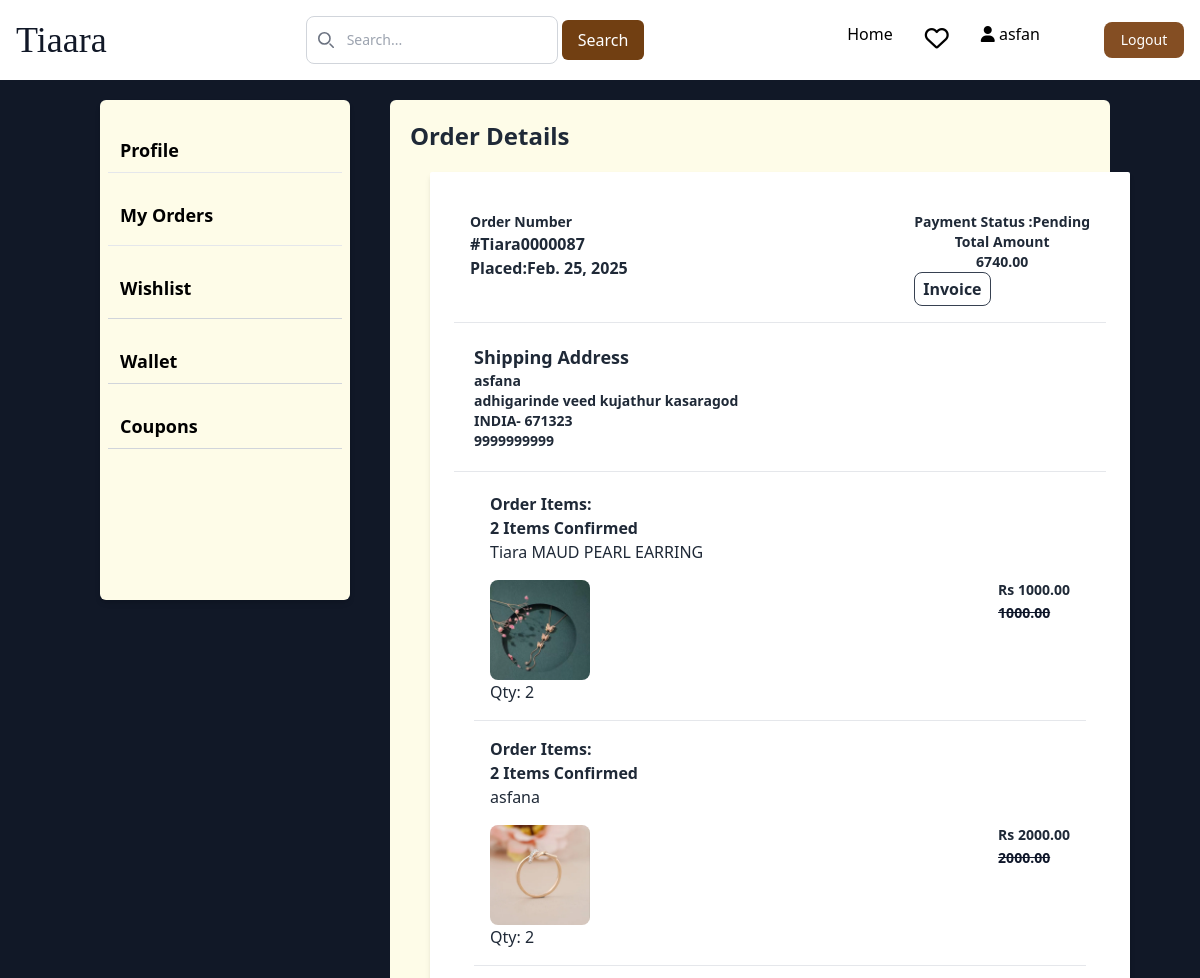
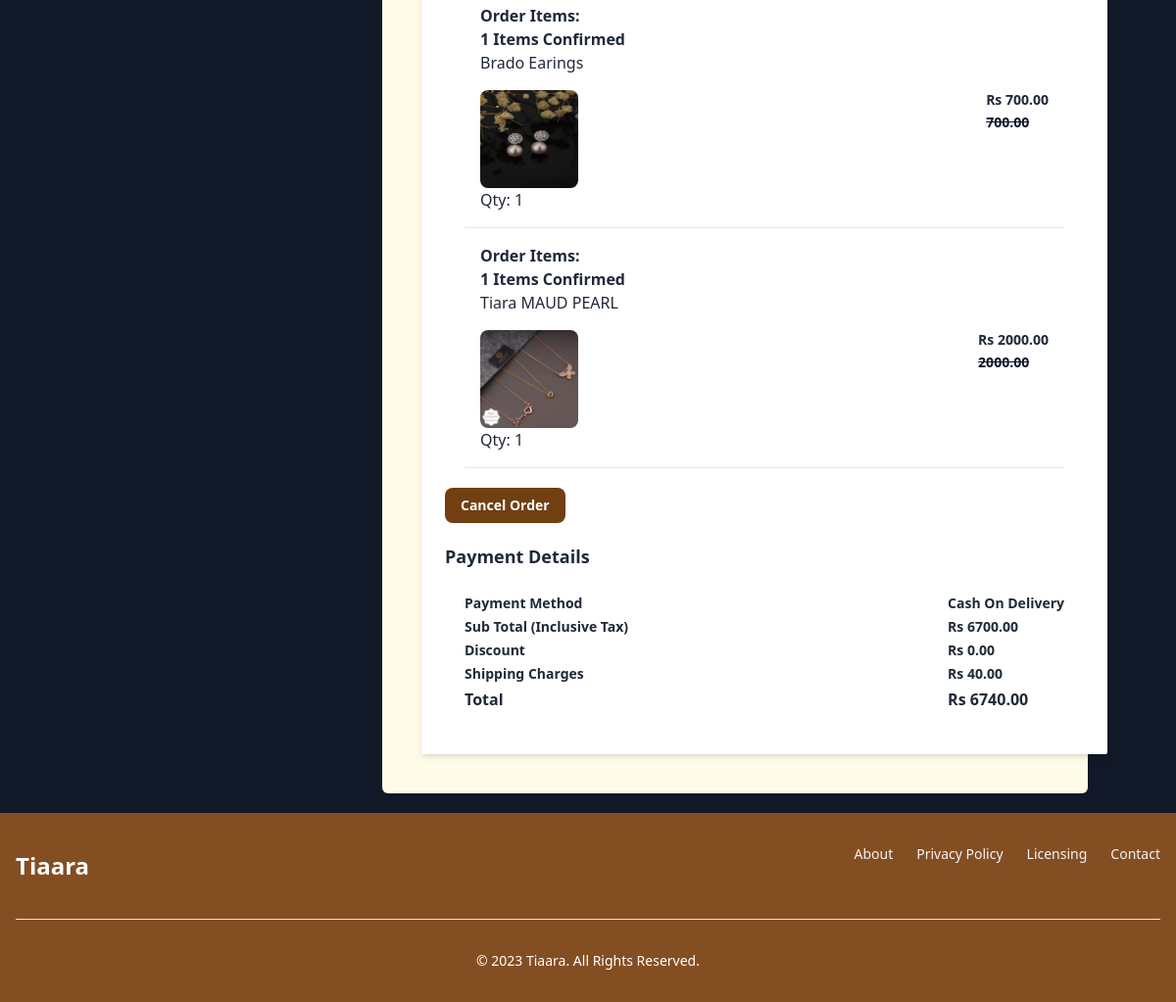
/userdetails/order_details/87/ (signed in), run on the app's committed database (2 pictures, top to bottom).
### authentication/models.py (models this page shows, shortened)
class Custom_user(AbstractBaseUser, PermissionsMixin):
    email = models.EmailField(unique=True)
    password = models.CharField(max_length=50)
    otp = models.IntegerField(default=0000)
    otp_created_at = models.DateTimeField(auto_now=True)
    otp_expiry = models.DurationField(default=timezone.timedelta(minutes=1))
    is_active = models.BooleanField(default=True)
    is_verified = models.BooleanField(default=False)
    created_date = models.DateField(auto_now_add=True)
    name = models.CharField(max_length=50)
    date_of_birth = models.CharField(max_length=50)
    phone_Number = models.CharField(max_length=10)
    address = models.TextField()
    gender = models.CharField(max_length=10)
    is_staff = models.BooleanField(default=False)
    pro_pic = models.ImageField(upload_to="User/image/User")
    referal_code = models.CharField(max_length=12, unique=True, blank=True, null=True)
    USERNAME_FIELD = 'email'
    objects = CustomUserManager()

### cart/models.py (models this page shows, shortened)
class Order(models.Model):
    user = models.ForeignKey(Custom_user, on_delete=models.CASCADE, related_name='orders')
    shipping_address = models.ForeignKey(Shipping_address, null=True, blank=True, on_delete=models.SET_NULL, related_name='orders')
    variant= models.ManyToManyField(Variant,through='OrderItem')
    order_date=models.DateField(auto_now=True)
    total_amount=models.DecimalField(max_digits=10,decimal_places=2)
    shipping_charge=models.DecimalField(default=40, max_digits=10,decimal_places=2)
    discount=models.DecimalField(default=0, max_digits=10,decimal_places=2)
    Grand_total=models.DecimalField(default=0, max_digits=10,decimal_places=2)
    quantity = models.PositiveIntegerField(default=1)
    payment_status_choices=[(1,'Completed'),
                            (2, 'Failure'),
                            (3,'Pending'),
                            ]
    payment_status=models.IntegerField(choices=payment_status_choices, default=3)
    ORDER_STATUS_CHOICES = [
        ('Confirmed', 'Confirmed'),
        ('Shipped', 'Shipped'),
        ('Cancelled', 'Cancelled'),
        ('Delivered', 'Delivered'),
    ]
    status = models.CharField(max_length=20, choices=ORDER_STATUS_CHOICES, default='confirmed')
    payment_method_choices=[
        ('COD','Cash On Delivery'),
        ('Online Payment','Online Payment'),
    ]
    payment_method = models.CharField(max_length=50,default=None)

class Shipping_address(models.Model):
    full_name=models.CharField(max_length=50, null=True, blank=True)
    address=models.TextField(null=True, blank=True)
    city=models.CharField(max_length=50,null=True, blank=True)
    country=models.CharField(max_length=50, null=True, blank=True)
    pincode=models.IntegerField(null=True, blank=True)
    phone_No=models.IntegerField(null=True, blank=True)

class OrderItem(models.Model):
    order = models.ForeignKey(Order, on_delete=models.CASCADE,related_name='orders')
    variant = models.ForeignKey(Variant, on_delete=models.CASCADE, related_name='orders')
    quantity = models.PositiveIntegerField(default=1)
    product_price=models.DecimalField(default=0, max_digits=10,decimal_places=2)

### adminapp/models.py (models this page shows, shortened)
class Variant(models.Model):
    color=models.CharField(max_length=50, default="None")
    product=models.ForeignKey(Product, on_delete=models.CASCADE, related_name='variants')
    price = models.DecimalField(default=0, max_digits=7, decimal_places=2)
    stock=models.IntegerField(default=0)
    img1=models.ImageField(upload_to='product_images',blank=True)
    img2=models.ImageField(upload_to='product_images',blank=True)
    img3=models.ImageField(upload_to='product_images',blank=True)
    img4=models.ImageField(upload_to='product_images',blank=True)
    active=models.BooleanField(default=True)
    discount_price = models.DecimalField(default=0, max_digits=7, decimal_places=2)

class Product(models.Model):
    productname=models.CharField(max_length=50)
    category=models.ForeignKey(Category,on_delete=models.CASCADE)
    details=models.CharField(max_length=100, default='None')
    description=models.TextField()
    active = models.BooleanField(null=True, blank=True)
    offer = models.ForeignKey(ProductOffer, on_delete=models.SET_NULL, null=True, blank=True)

### userdetails/views.py (the view)
# urls.py: path('order_details/<int:order_id>/', views.order_details, name="order_details"),
@login_required(login_url='login')
def order_details(request,order_id):
    order=Order.objects.get(id=order_id)
    return render(request, 'user/order_details.html',{'order':order})

### templates/user/order_details.html (shortened to what this page needs)
  {% extends 'base.html' %}
  {% block content %}
  {% include 'profile.html' %}
  <div class="bg-yellow-50 w-3/4 h-auto m-5 rounded-md text-gray-800" style="width:60%">
      {% if order %}
          <div class="flex flex-col m-5">
            <h1 class="text-2xl font-semibold ">Order Details</h1>
            <div class=" rounded-sm bg-white p-6 shadow-md m-5 " style="width:700px;">
              <div class="m-4 flex justify-between">
                <div>
                    <p class="text-sm font-semibold">Order Number</p>
                    <p class="text-md font-semibold">#Tiara00000{{ order.id }}</p>
                    <p class="text-md font-semibold">Placed:{{ order.order_date }}</p>
                </div>
                <div>
                    <p class="text-sm font-semibold text-center">Payment Status :{{ order.get_payment_status_display }}</p>
                    <p class="text-sm font-semibold text-center">Total Amount <br>{{ order.Grand_total }}</p>
                    <div class="">
                    <button class="px-2 py-1 border border-gray-700 text-center rounded-lg font-semibold "><a href="{% url 'invoice' order.id %}" target="_blank"> Invoice</a></button>
                    </div>
                </div>
            </div>
            <hr>
            <div class="m-5  ">
            <p class="text-lg font-semibold ">Shipping Address</p>
              <p class="text-sm font-semibold">{{order.shipping_address.full_name}}</p>
              <p class="text-sm font-semibold">{{order.shipping_address.address}}  {{order.shipping_address.city }}</p>
              <p class="text-sm font-semibold">{{order.shipping_address.country}}- {{order.shipping_address.pincode}}</p>
              <p class="text-sm font-semibold">{{order.shipping_address.phone_No}}</p>
          </div>
          <hr>
          <div class="m-5 ">
            {% for order_item in order.orders.all %}
            <div class="m-4 flex justify-between">
              <div>
            <p class="text-md font-semibold ">Order Items:</p>
            <div>
              {% if order.status == 'confirmed' %}
                  <p class="text-md font-semibold">{{ order_item.quantity }} Items Confirmed</p>
              {% elif order.status == 'cancelled' %}
                  <p class="text-md font-semibold">{{ order_item.quantity }} Items Cancelled</p>
              {% elif order.status == 'shipped' %}
                  <p class="text-md font-semibold">{{ order_item.quantity }} Items Shipped</p>
              {% elif order.status == 'delivered' %}
                  <p class="text-md font-semibold">{{ order_item.quantity }} Items Delivered</p>
              {% endif %}
                        <p> {{ order_item.variant.product.productname }}</p>
                      </div>
                   </div>
                  </div>
                        <div class="m-4 flex justify-between">
                          <div>
                        <img src="{{ order_item.variant.img1.url }}" alt="product-image" class="rounded-lg sm:w-40" style="height:100px; width:100px;" />
                        <p>Qty: {{ order_item.quantity }}</p>
                      </div>
                      <div>
                        <p class=" text-sm font-semibold text-center">Rs {{order_item.variant.discount_price}}</p>
                        <span class="text-sm font-semibold text-slate-900 line-through text-center">{{ order_item.variant.price }}</span>
                      </div>
                    </div>
                    <hr>
                    {% endfor %}
                    </div>
                    <div>
                      <form method="post" action="{% url 'cancel_order' order.id %}">
                        {% if order.status != 'cancelled' and order.status != 'delivered' %}
                            <button class="bg-yellow-900 px-4 py-2 rounded-lg text-white text-sm font-semibold items-center">Cancel Order</button>
                        {% endif %}
                    </form>
                  </div>
              <p class="text-lg font-semibold mt-5 ">Payment Details</p>
              <div class="flex justify-between">
              <div class="m-5">
              <p class="text-sm font-semibold mt-1">Payment Method</p>
              <p class="text-sm font-semibold mt-1">Sub Total (Inclusive Tax)</p>
              <p class="text-sm font-semibold mt-1">Discount</p>
              <p class="text-sm font-semibold mt-1">Shipping Charges</p>
              <p class="text-md font-semibold mt-1">Total</p>
            </div>
            <div class="m-5">
              <p class="text-sm font-semibold mt-1">{{order.payment_method}}</p>
              <p class="text-sm font-semibold mt-1">Rs {{order.total_amount}}</p>
              <p class="text-sm font-semibold mt-1">Rs {{order.discount}}</p>
              <p class="text-sm font-semibold mt-1">Rs {{order.shipping_charge}}</p>
              <p class="text-md font-semibold mt-1">Rs {{order.Grand_total}}</p>
            </div>
            </div>
            </div>
          </div>
          </div>
      {% endif %}
    </div>
{% endblock %}

### templates/base.html (shortened to what this page needs)
{% load static %}
<!DOCTYPE html>
<head>
  <link rel="stylesheet" href="{% static 'css/styles.css' %}">
  <script src="https://cdn.tailwindcss.com"></script>
  <link href="https://cdnjs.cloudflare.com/ajax/libs/flowbite/2.2.0/flowbite.min.css" rel="stylesheet" />
  <link rel="stylesheet" href="https://cdnjs.cloudflare.com/ajax/libs/font-awesome/6.4.2/css/all.min.css">
 <link rel="stylesheet" href="https://cdnjs.cloudflare.com/ajax/libs/remixicon/3.5.0/remixicon.css"
 />
</head>
<body>
  <div style=" display: flex; flex-direction: column;">
</body>
<nav class=" bg-white ">
  <div class="max-w-screen-xl flex flex-wrap items-center justify-between mx-auto p-4">
    <a href="{% url 'home' %}" class="flex items-center space-x-3 rtl:space-x-reverse">
      <h1 class="font-serif self-center text-4xl text-gray-900 font-medium  ">Tiaara</h1>
    </a>
    <div class="relative hidden md:block">
      <div class="absolute inset-y-0 start-0 flex items-center ps-3 pointer-events-none">
      </div>
      <form method="POST" action="{% url 'search' %}">
        <div class="flex">
      <input type="text" id="search" name="search"
        class="block w-full p-2 ps-10 text-sm text-gray-900 border border-gray-300 rounded-lg bg-white  "
        placeholder="Search...">
        <button class="px-4 py-2 m-1 bg-yellow-900 text-white rounded-md" type="submit">Search</button>
        </form>
      </div>
    </div>
    <div class="hidden w-full md:block md:w-auto" id="navbar-solid-bg">
      <ul
        class="flex flex-col font-medium mt-4 rounded-lg bg-gray-50 md:space-x-8 rtl:space-x-reverse md:flex-row md:mt-0 md:border-0 md:bg-transparent dark:bg-gray-800 md:dark:bg-transparent dark:border-gray-700">
        <li>
          <a href="{% url 'home' %}"
            class="block py-2 px-3 md:p-0 text-black bg-black-700 rounded md:bg-transparent md:text-black-700 md:dark:text-black-500 dark:bg-brown-600 md:dark:bg-transparent text-brown"
            aria-current="page">Home</a>
        </li>
        {% if request.user.is_authenticated %}
        <li>
          <a href="{% url 'wishlist' %}">
            <i class="fa-regular fa-heart text-2xl relative">
            </i></a>
        </li>
      <li>
        <a href="{% url 'profile' %}"><i class="fa-solid fa-user fa-3xl"></i>
        <span>{{ request.user.name }}</span></a>
      </li>
        <li>
          <button type="button"
            class="text-white bg-[#844E23] w-20  focus:ring-4 focus:outline-none  font-medium rounded-lg text-sm px-4 py-2 text-center "><a
              href="{% url 'logout' %}" onclick="return confirm('Are you sure you want to Logout?')">Logout</a>
            </button>
        </li>
        {% endif %}
      </ul>
    </div>
</nav>
<div class=""  style="">
  {% block content %}
  {% endblock content %}
</div>
  <footer class="bg-[#844E23] ">
    <div class="w-full max-w-screen-xl mx-auto p-4 md:py-8">
      <div class="sm:flex sm:items-center sm:justify-between">
        <span class="self-center text-2xl font-semibold whitespace-nowrap text-white">Tiaara</span>
        <ul class="flex flex-wrap items-center mb-6 text-sm font-medium text-gray-100">
          <li>
            <a href="#" class="hover:underline me-4 md:me-6 ">About</a>
          </li>
          <li>
            <a href="#" class="hover:underline me-4 md:me-6 ">Privacy
              Policy</a>
          </li>
          <li>
            <a href="#" class="hover:underline me-4 md:me-6 ">Licensing</a>
          </li>
          <li>
            <a href="#" class="hover:underline ">Contact</a>
          </li>
        </ul>
      </div>
      <hr class="my-6 border-gray-200 sm:mx-auto dark:border-gray-700 lg:my-8" />
      <span class="block text-sm  sm:text-center text-white ">©
        2023 <a href="https://tiara.com/" class="hover:underline ">Tiaara</a>.
        All Rights Reserved.</span>
    </div>
  </footer>
</body>

### data on the page
Custom_user: user.name "asfan"
Order: id "87", order_date "Feb. 25, 2025", payment_status "Pending", Grand_total "6740.00", shipping_address.full_name "asfana", shipping_address.address "adhigarinde veed kujathur", shipping_address.city "kasaragod", shipping_address.country "INDIA", shipping_address.pincode "671323", shipping_address.phone_No "9999999999", payment_method "Cash On Delivery", total_amount "6700.00", discount "0.00", shipping_charge "40.00"
OrderItem: quantity "2", variant.product.productname "Tiara MAUD PEARL EARRING", variant.img1 (picture), variant.discount_price "1000.00", variant.price "1000.00"
OrderItem: quantity "2", variant.product.productname "asfana", variant.img1 (picture), variant.discount_price "2000.00", variant.price "2000.00"
OrderItem: quantity "1", variant.product.productname "Brado Earings", variant.img1 (picture), variant.discount_price "700.00", variant.price "700.00"
OrderItem: quantity "1", variant.product.productname "Tiara MAUD PEARL", variant.img1 (picture), variant.discount_price "2000.00", variant.price "2000.00"
